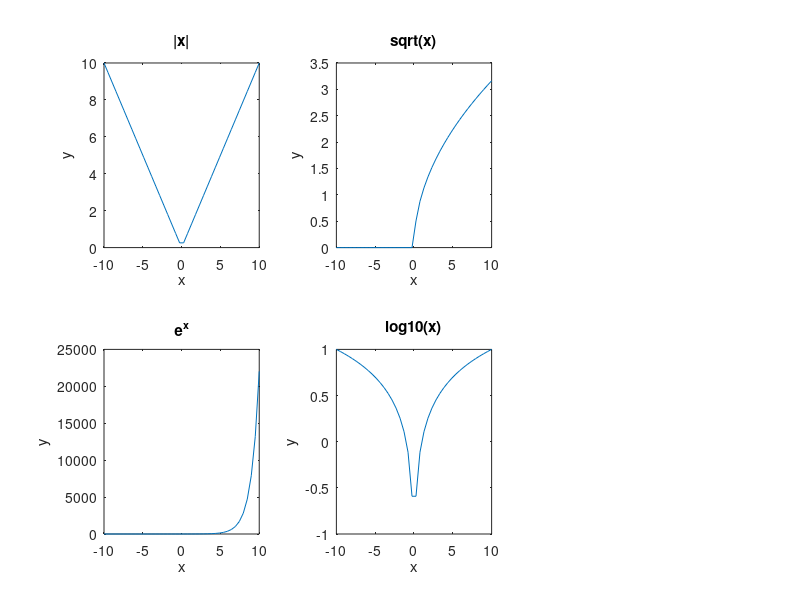

Here is the MATLAB script that generated this plot: (Note: this script raises an error after producing the figure.)
x = linspace(-10, 10, 40);

% Graficar |x|
subplot(2, 3, 1);
plot(x, abs(x));
title('|x|');
xlabel('x');
ylabel('y');

subplot(2, 3, 2);
plot(x, sqrt(x));
title('sqrt(x)');
xlabel('x');
ylabel('y');

subplot(2, 3, 4);
plot(x, exp(x));
title('e^x');
xlabel('x');
ylabel('y');

subplot(2, 3, 5);
plot(x, log10(x));
title('log10(x)');
xlabel('x');
ylabel('y');

sgtitle('40 elementos');





